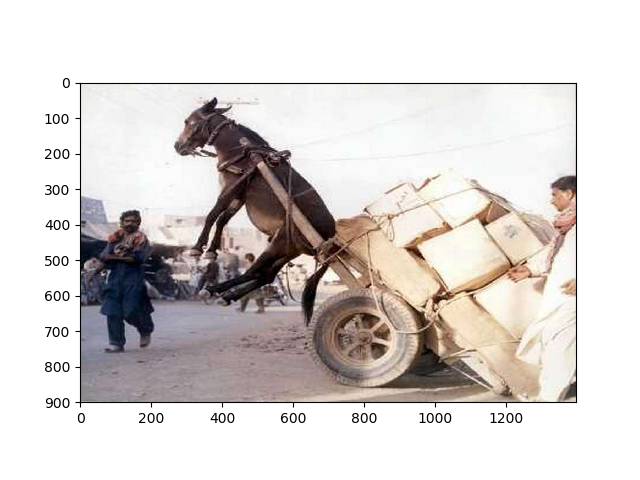
#> input picture images/test.png, 640 x 480 px
$ python testOpenCV.py
#> lines starting #> are read from the running program, lines starting #| are printed output that depends on the picture
#!/usr/bin/env python
# -*- coding:utf-8 -*-
import cv2 as cv
import numpy as np
from matplotlib import pyplot as plt


if __name__ == '__main__':
    img = cv.imread('images/test.png', 0)
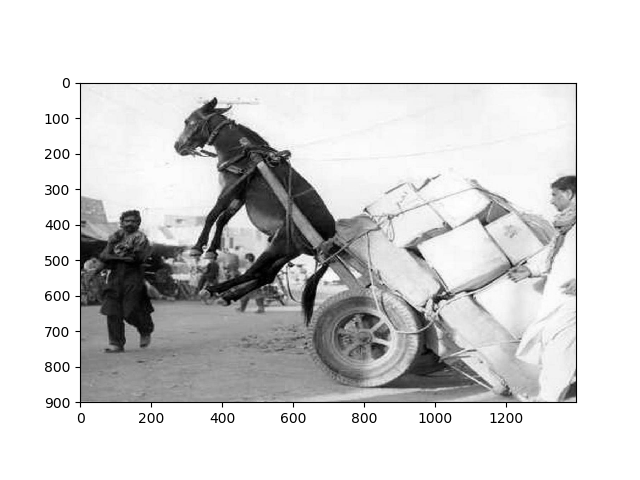
#> img: shape (480, 640); min 0, max 255, mean 212.9
    f = np.fft.fft2(img)
    fshift = np.fft.fftshift(f)
    magnitude_spectrum = 20 * np.log(np.abs(fshift))
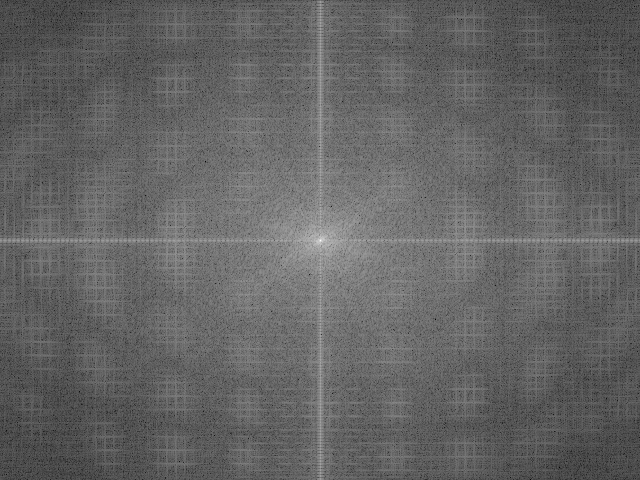
#> magnitude_spectrum: shape (480, 640) float64; min 42.19, max 359.9, mean 166.8; drawn with min black and max white
    plt.subplot(121), plt.imshow(img, cmap='gray')
    plt.title('Input Image'), plt.xticks([]), plt.yticks([])
    plt.subplot(122), plt.imshow(magnitude_spectrum, cmap='gray')
    plt.title('Magnitude Spectrum'), plt.xticks([]), plt.yticks([])
    plt.show()
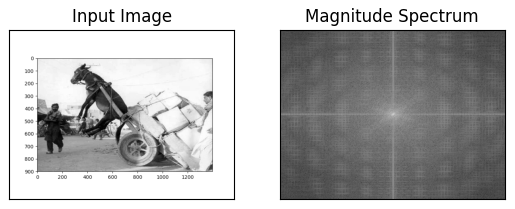
#> figure drawn by matplotlib, 2 panels
